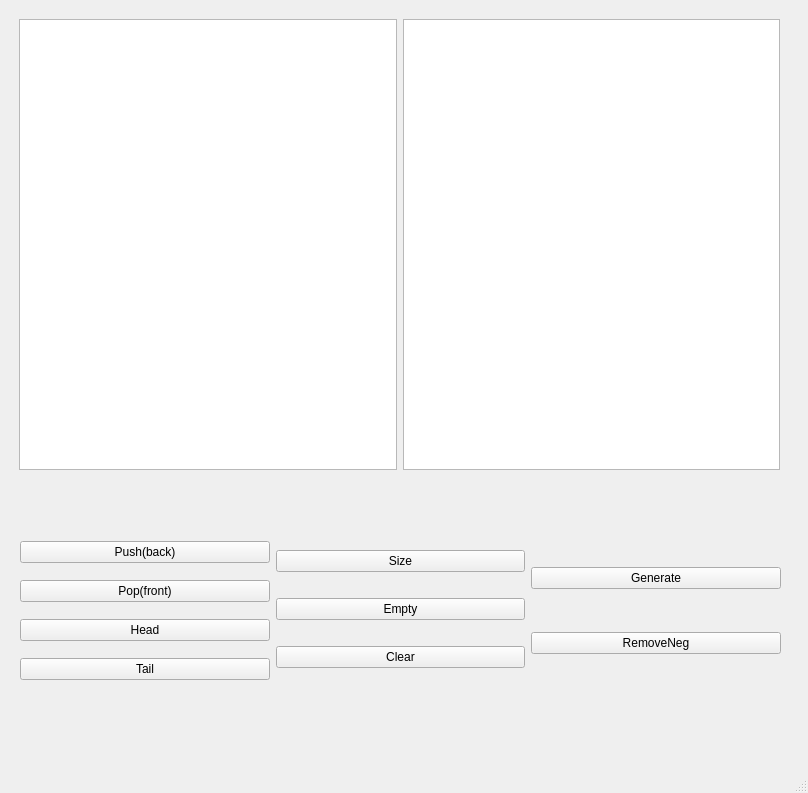
<?xml version="1.0" encoding="UTF-8"?>
<ui version="4.0">
 <class>MainWindow</class>
 <widget class="QMainWindow" name="MainWindow">
  <property name="geometry">
   <rect>
    <x>0</x>
    <y>0</y>
    <width>808</width>
    <height>793</height>
   </rect>
  </property>
  <property name="windowTitle">
   <string>MainWindow</string>
  </property>
  <widget class="QWidget" name="centralwidget">
   <widget class="QWidget" name="horizontalLayoutWidget">
    <property name="geometry">
     <rect>
      <x>19</x>
      <y>19</y>
      <width>761</width>
      <height>451</height>
     </rect>
    </property>
    <layout class="QHBoxLayout" name="horizontalLayout">
     <item>
      <widget class="QListWidget" name="listWidget_2"/>
     </item>
     <item>
      <widget class="QListWidget" name="listWidgetOperations"/>
     </item>
    </layout>
   </widget>
   <widget class="QWidget" name="horizontalLayoutWidget_2">
    <property name="geometry">
     <rect>
      <x>20</x>
      <y>530</y>
      <width>761</width>
      <height>161</height>
     </rect>
    </property>
    <layout class="QHBoxLayout" name="horizontalLayout_2">
     <item>
      <layout class="QVBoxLayout" name="verticalLayout_2">
       <item>
        <widget class="QPushButton" name="btnPush">
         <property name="text">
          <string>Push(back)</string>
         </property>
        </widget>
       </item>
       <item>
        <widget class="QPushButton" name="btnPop">
         <property name="text">
          <string>Pop(front)</string>
         </property>
        </widget>
       </item>
       <item>
        <widget class="QPushButton" name="btnHead">
         <property name="text">
          <string>Head</string>
         </property>
        </widget>
       </item>
       <item>
        <widget class="QPushButton" name="btnTail">
         <property name="text">
          <string>Tail</string>
         </property>
        </widget>
       </item>
      </layout>
     </item>
     <item>
      <layout class="QVBoxLayout" name="verticalLayout_4">
       <item>
        <widget class="QPushButton" name="btnSize">
         <property name="text">
          <string>Size</string>
         </property>
        </widget>
       </item>
       <item>
        <widget class="QPushButton" name="btnEmpty">
         <property name="text">
          <string>Empty</string>
         </property>
        </widget>
       </item>
       <item>
        <widget class="QPushButton" name="btnClear">
         <property name="text">
          <string>Clear</string>
         </property>
        </widget>
       </item>
      </layout>
     </item>
     <item>
      <layout class="QVBoxLayout" name="verticalLayout_3">
       <item>
        <widget class="QPushButton" name="btnGenerate">
         <property name="text">
          <string>Generate</string>
         </property>
        </widget>
       </item>
       <item>
        <widget class="QPushButton" name="btnRemoveNeg">
         <property name="text">
          <string>RemoveNeg</string>
         </property>
        </widget>
       </item>
      </layout>
     </item>
    </layout>
   </widget>
  </widget>
  <widget class="QMenuBar" name="menubar">
   <property name="geometry">
    <rect>
     <x>0</x>
     <y>0</y>
     <width>808</width>
     <height>27</height>
    </rect>
   </property>
  </widget>
  <widget class="QStatusBar" name="statusbar"/>
 </widget>
 <resources/>
 <connections/>
</ui>
